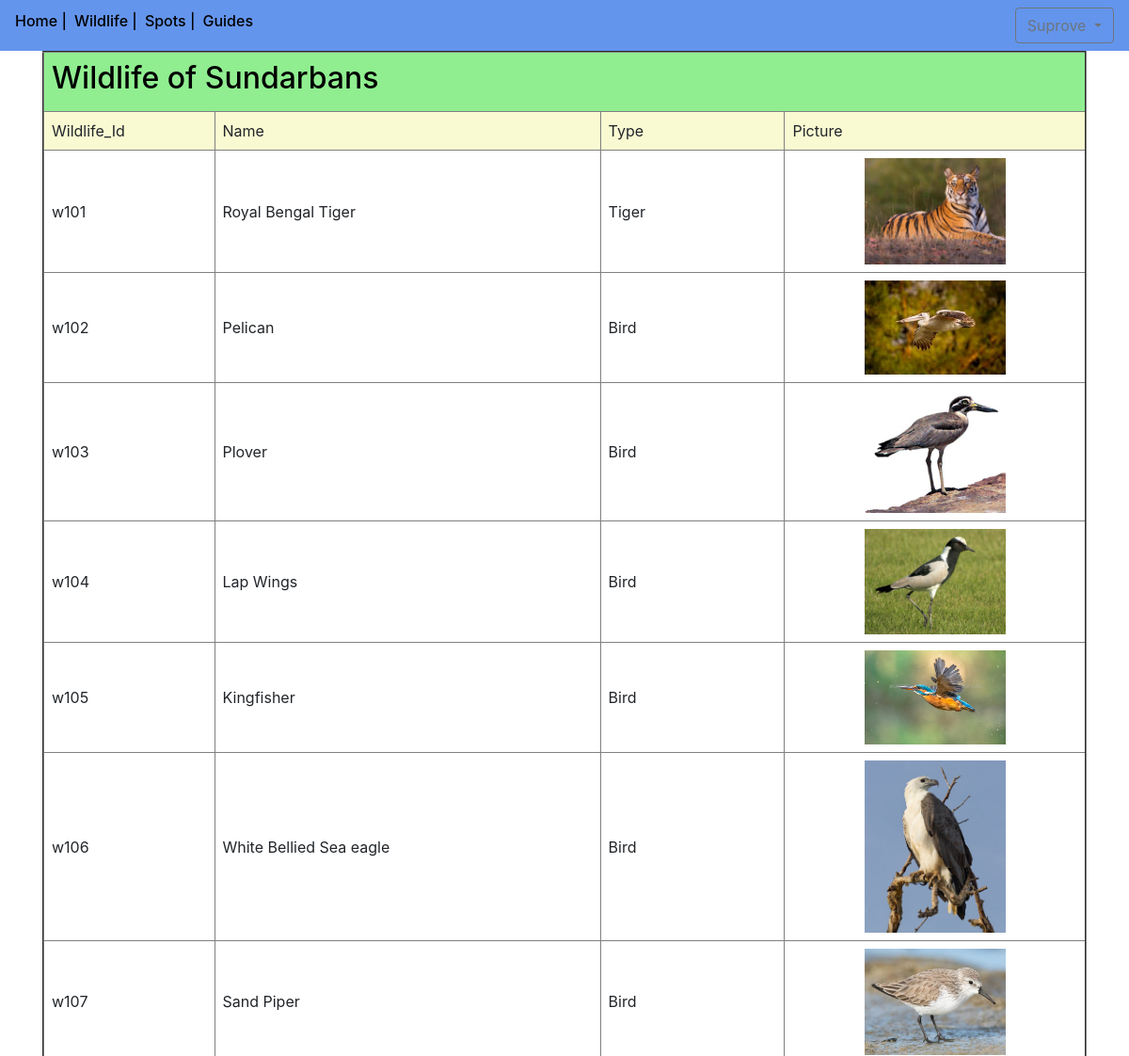
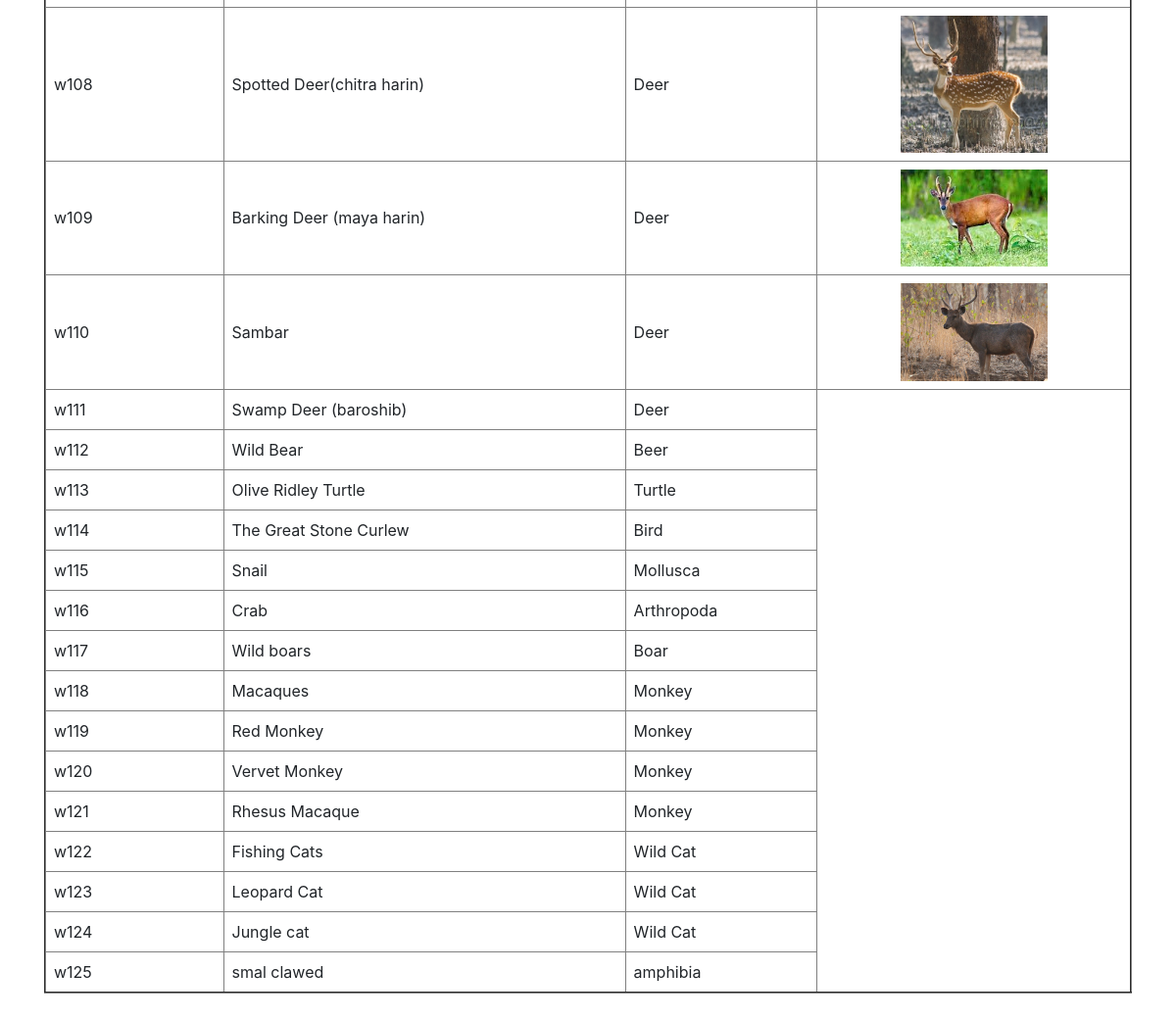
/wildlife/ (signed in), run on the app's committed database (2 pictures, top to bottom).
### accounts/models.py (models this page shows)
class CustomUser(AbstractUser):
    email = models.EmailField(max_length=254)
    phone_no = models.CharField(max_length=254)
    country = models.CharField(max_length=254)

### sundarbans/models.py (models this page shows)
class WildLife(models.Model):
    w_id = models.CharField(primary_key=True, max_length=254)
    w_name = models.CharField(max_length=254)
    w_type = models.CharField(blank=True, null=True, max_length=254)
    w_pic = models.ImageField(blank=True, null=True)

### sundarbans/views.py (the view)
# urls.py: path('wildlife/', WildLifeView.as_view(), name='wildlife_'),
class WildLifeView(ListView):
    model = WildLife
    template_name = 'sundarbans/wildlife.html'

### templates/sundarbans/wildlife.html
{% extends 'base.html' %}
{% block content %}
    <div class="container pb-lg-5">
        <div>
            <table border="2" cellpadding="8rem" width="100%">
                <tr style="background: lightgreen">
                    <td colspan="5"><h2 style="color: black">Wildlife of Sundarbans</h2></td>
                </tr>
                <tr style="background: lightgoldenrodyellow;">
                    <td>Wildlife_Id</td>
                    <td>Name</td>
                    <td>Type</td>
                    <td>Picture</td>
                </tr>
                {% for x in wildlife_list %}
                    <tr>
                        <td>{{ x.w_id }}</td>
                        <td>{{ x.w_name }}</td>
                        <td>{{ x.w_type }}</td>
                        {% if x.w_pic %}
                            <td align="center"><img width="150rem" src="{{ x.w_pic.url }}"></td>
                        {% endif %}
                    </tr>
                {% endfor %}
            </table>
        </div>
    </div>
{% endblock %}

### templates/base.html (shortened to what this page needs)
{% load static %}
<!DOCTYPE html>
<html lang="en">
<head>
    <link rel="stylesheet" href="https://maxcdn.bootstrapcdn.com/bootstrap/4.5.2/css/bootstrap.min.css">
</head>
<body>
<nav class="navbar navbar-expand-lg " style="background: cornflowerblue ">
    <ul class="navbar-nav ">
        <li class="nav-item active pr-2"><a href="{% url 'home_' %}" style="color: black; "><h6>Home |</h6></a></li>
        <li class="nav-item pr-2 "><a href="{% url 'wildlife_' %}" style="color: black;"><h6>Wildlife |</h6></a></li>
        <li class="nav-item pr-2"><a href="{% url 'spot_' %}" style="color: black;"><h6> Spots |</h6></a></li>
        <li class="nav-item pr-2"><a href="{% url 'guide_' %}" style="color: black;"><h6> Guides </h6></a></li>
    </ul>
    <ul class="navbar-nav ml-auto">
        {% if user.is_authenticated %}
            <div class=" dropdown">
                <button type="button" class="btn btn-outline-secondary dropdown-toggle " data-toggle="dropdown">
                    {{ user.username }}
                </button>
            </div>
        {% endif %}
    </ul>
</nav>
{% block content %}
{% endblock content %}
</body>
</html>

### data on the page
CustomUser: username "Suprove"
WildLife: w_id "w101", w_name "Royal Bengal Tiger", w_type "Tiger", w_pic (picture)
WildLife: w_id "w102", w_name "Pelican", w_type "Bird", w_pic (picture)
WildLife: w_id "w103", w_name "Plover", w_type "Bird", w_pic (picture)
WildLife: w_id "w104", w_name "Lap Wings", w_type "Bird", w_pic (picture)
WildLife: w_id "w105", w_name "Kingfisher", w_type "Bird", w_pic (picture)
WildLife: w_id "w106", w_name "White Bellied Sea eagle", w_type "Bird", w_pic (picture)
WildLife: w_id "w107", w_name "Sand Piper", w_type "Bird", w_pic (picture)
WildLife: w_id "w108", w_name "Spotted Deer(chitra harin)", w_type "Deer", w_pic (picture)
WildLife: w_id "w109", w_name "Barking Deer (maya harin)", w_type "Deer", w_pic (picture)
WildLife: w_id "w110", w_name "Sambar", w_type "Deer", w_pic (picture)
WildLife: w_id "w111", w_name "Swamp Deer (baroshib)", w_type "Deer"
WildLife: w_id "w112", w_name "Wild Bear", w_type "Beer"
WildLife: w_id "w113", w_name "Olive Ridley Turtle", w_type "Turtle"
WildLife: w_id "w114", w_name "The Great Stone Curlew", w_type "Bird"
WildLife: w_id "w115", w_name "Snail", w_type "Mollusca"
WildLife: w_id "w116", w_name "Crab", w_type "Arthropoda"
WildLife: w_id "w117", w_name "Wild boars", w_type "Boar"
WildLife: w_id "w118", w_name "Macaques", w_type "Monkey"
WildLife: w_id "w119", w_name "Red Monkey", w_type "Monkey"
WildLife: w_id "w120", w_name "Vervet Monkey", w_type "Monkey"
WildLife: w_id "w121", w_name "Rhesus Macaque", w_type "Monkey"
WildLife: w_id "w122", w_name "Fishing Cats", w_type "Wild Cat"
WildLife: w_id "w123", w_name "Leopard Cat", w_type "Wild Cat"
WildLife: w_id "w124", w_name "Jungle cat", w_type "Wild Cat"
WildLife: w_id "w125", w_name "smal clawed", w_type "amphibia"
